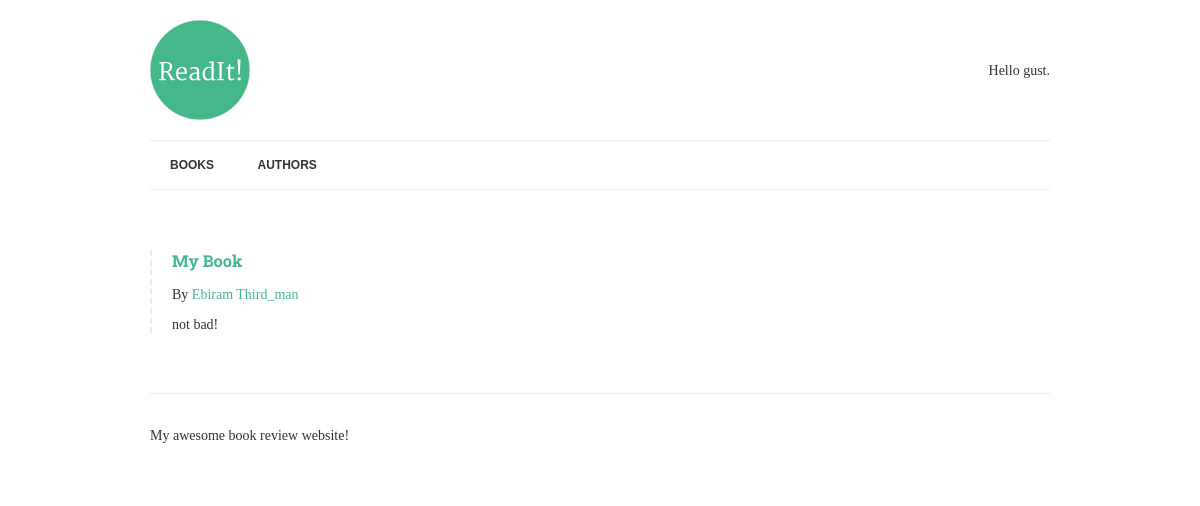
Screenshot of /books/1 with the database file from the repository.
### books/models.py (models this page shows, shortened)
class Book(models.Model): #now we need the quality that books might have
	title = models.CharField(max_length=150) #this going to be stored as a string we must set maximum lenght to store
	authors = models.ManyToManyField("Author",related_name="books")
	review = models.TextField(blank = True, null=True)
	date_reviewd = models.DateTimeField(blank = True, null=True)#it is stored as a date_time object *
	is_favourite = models.BooleanField(default=False,verbose_name="Favourite?")

class Author(models.Model):
	name = models.CharField(max_length=70,help_text=' Use pen name,not Real name',
							 unique=True)

### books/views.py (the view)
# urls.py: path('books/<int:pk>',BookDetail.as_view(),name="book-detail"), #(?P<pk>[-\w]+/)
class BookDetail(DetailView):
    model=Book
    template_name="book.html"

### books/templates/book.html
{% extends "base.html" %}
{% block content %}
    {% if book.review %}
        {% include "book-detail.html" %}
    {% endif %}
{% endblock content %}

### books/templates/book-detail.html (shortened to what this page needs)
 <div class="book">
    <h3><a href="{% url 'book-detail' book.pk %}"> {{book.title }} </a></h3>
    <p>By {% for author in book.authors.all %} <a href= "{% url 'author-detail' author.pk %}"> {{author.name}}</a> {% endfor %}</p>
    <p>{{book.review|linebreaks}}</p>
</div>

### web_test/static/css/style.css (style rules this page uses)
.book { border-left: 2px dashed #ececec; padding-left: 20px; margin: 40px 0; }
body { font-family: 'Merriweather', serif; color: #333; font-size: 14px; }
h1, h2, h3, h4, h5, h6 { font-family: 'Roboto Slab', serif; }
a { color: #44B78B; text-decoration: none; }

### rows the page displays
Book: title "My Book", review "not bad!"
Author: name "Ebiram"
Author: name "Third_man"
